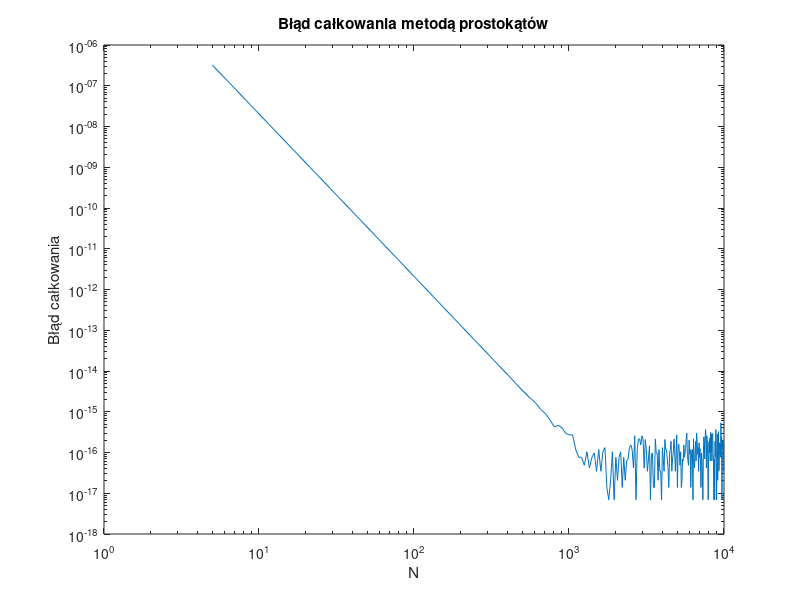

Recreate this plot in MATLAB.
function [integration_error, Nt, ft_5, integral_1000] = zadanie3()
    % Numeryczne całkowanie metodą prostokątów.
    % Nt - wektor zawierający liczby podprzedziałów całkowania
    % integration_error - integration_error(1,i) zawiera błąd całkowania wyznaczony
    %   dla liczby podprzedziałów równej Nt(i). Zakładając, że obliczona wartość całki
    %   dla Nt(i) liczby podprzedziałów całkowania wyniosła integration_result,
    %   to integration_error(1,i) = abs(integration_result - reference_value),
    %   gdzie reference_value jest wartością referencyjną całki.
    % ft_5 - gęstość funkcji prawdopodobieństwa dla n=5
    % integral_1000 - całka od 0 do 5 funkcji gęstości prawdopodobieństwa
    %   dla 1000 podprzedziałów całkowania

    reference_value = 0.0473612919396179; % wartość referencyjna całki

    Nt = 5:50:10^4;
    integration_error = zeros(1, length(Nt));

    for i = 1:length(Nt)
        integration_result = integral(@f, Nt(i));
        integration_error(i) = abs(integration_result - reference_value);
    end

    ft_5 = f(5);
    integral_1000 = integral(@f, 1000);
    disp(integral_1000);

    loglog(Nt, integration_error);
    xlabel('N');
    ylabel('Błąd całkowania');
    title('Błąd całkowania metodą prostokątów');

    saveas(gcf, 'zadanie3.png');
end

function result = integral(f, N)
    a = 0;
    b = 5;
    result = 0;
    dx = (b-a)/N;
    for i = 1:N
        x_i = a + (i-1) * dx;
        x_i_next = a + i * dx;
        result = result + f(x_i) + 4*f((x_i + x_i_next)/2) + f(x_i_next);
    end
    result = result * dx / 6;
end

function y = f(t)
    sigma = 3;
    mu = 10;
    y = 1/(sigma*sqrt(2*pi)) * exp((-(t-mu).^2)/(2*sigma^2));
end